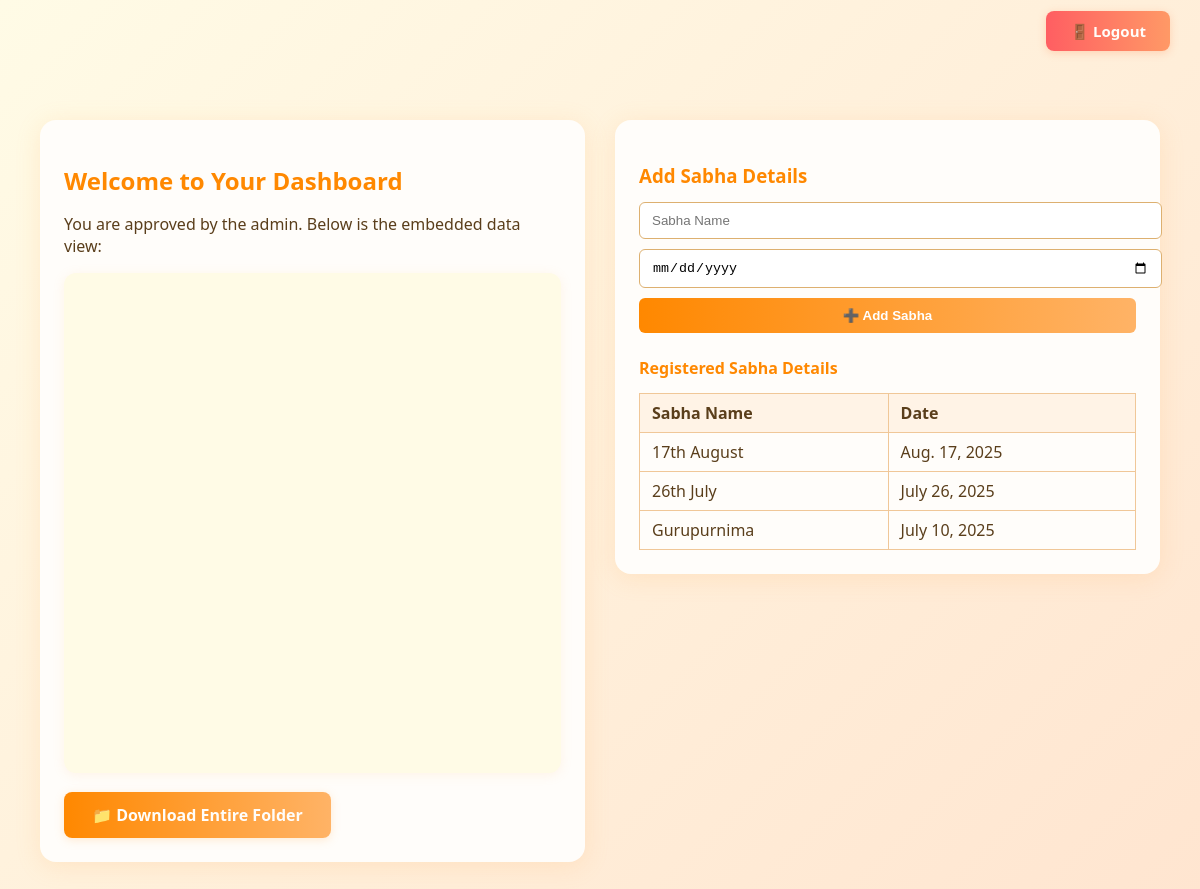
Before: /dashboard/ (signed in) with the older database file.
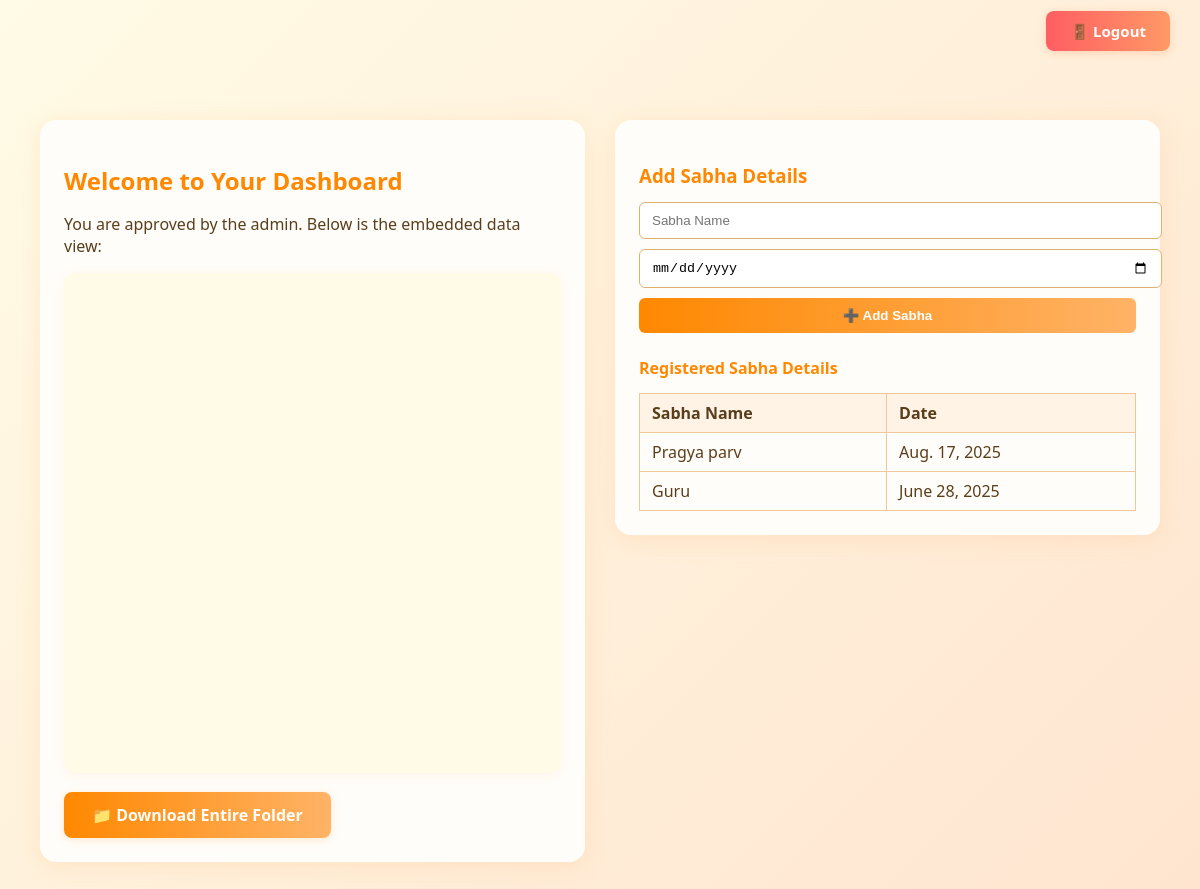
After: the same page with the newer database file.
### core/models.py (models this page shows, shortened)
class DashboardContent(models.Model):
    title = models.CharField(max_length=255, null=True, blank=True)
    raw_drive_folder_url = models.URLField(null=True, blank=True)
    raw_zip_download_url = models.URLField(null=True, blank=True)
    @property
    def grid_view_url(self):
        if self.raw_drive_folder_url and "/folders/" in self.raw_drive_folder_url:
            folder_id = self.raw_drive_folder_url.split("/folders/")[1].split("?")[0]
            return f"https://drive.google.com/embeddedfolderview?id={folder_id}#grid"
        return None
    @property
    def direct_zip_download_url(self):
        if self.raw_zip_download_url:
            if "/file/d/" in self.raw_zip_download_url:
                file_id = self.raw_zip_download_url.split("/file/d/")[1].split("/")[0]
                return f"https://drive.google.com/uc?export=download&id={file_id}"
            elif "id=" in self.raw_zip_download_url:
                file_id = self.raw_zip_download_url.split("id=")[1].split("&")[0]
                return f"https://drive.google.com/uc?export=download&id={file_id}"
        return None

class EventDetail(models.Model):
    user = models.ForeignKey(UserProfile, on_delete=models.CASCADE, related_name='event_details', null=True)
    sabha_name = models.CharField(max_length=255)
    sabha_date = models.DateField()

### core/views.py (the view, shortened to what this page needs)
# urls.py: path('dashboard/', views.dashboard_view, name='dashboard'),
def dashboard_view(request):
    user_id = request.session.get('user_id')
    if not user_id:
        return redirect('login')
    user = UserProfile.objects.get(id=user_id)
    if not user.is_approved:
        return render(request, 'core/waiting_approval.html')
    dashboard_content = DashboardContent.objects.last()
    user_sabhas = EventDetail.objects.filter(user=user).order_by('-sabha_date')
    return render(request, 'core/data_view.html', {
        'dashboard': dashboard_content,
        'sabhas': user_sabhas  # ✅ Template expects 'sabhas'
    })

### core/templates/core/data_view.html (shortened to what this page needs)
<!DOCTYPE html>
<html lang="en">
<head>
</head>
<body>
    <div class="topbar">
        <a href="{% url 'logout' %}" class="logout-btn">🚪 Logout</a>
    </div>
    <div class="main-layout">
        <div class="dashboard-card">
            <h2>Welcome to Your Dashboard</h2>
            <p>You are approved by the admin. Below is the embedded data view:</p>
            {% if dashboard.grid_view_url %}
                <iframe src="{{ dashboard.grid_view_url }}"></iframe>
            {% else %}
                <p class="empty-msg"><i>No folder view available.</i></p>
            {% endif %}
            {% if dashboard.direct_zip_download_url %}
                <a href="{{ dashboard.direct_zip_download_url }}" class="download-btn" target="_blank">
                    📁 Download Entire Folder
                </a>
            {% else %}
                <p class="empty-msg"><i>No download link available.</i></p>
            {% endif %}
        </div>
        <div class="form-card">
            <h3>Add Sabha Details</h3>
            <form method="POST">
                <input type="text" name="sabha_name" placeholder="Sabha Name" required>
                <input type="date" name="sabha_date" required>
                <button type="submit">➕ Add Sabha</button>
            </form>
            <h4>Registered Sabha Details</h4>
            {% if sabhas %}
                <table>
                    <thead>
                        <tr>
                            <th>Sabha Name</th>
                            <th>Date</th>
                        </tr>
                    </thead>
                    <tbody>
                        {% for sabha in sabhas %}
                        <tr>
                            <td>{{ sabha.sabha_name }}</td>
                            <td>{{ sabha.sabha_date }}</td>
                        </tr>
                        {% endfor %}
                    </tbody>
                </table>
            {% else %}
                <p class="empty-msg">No Sabha registered yet.</p>
            {% endif %}
        </div>
    </div>
</body>
</html>

### core/templates/core/data_view.html (style rules this page uses)
body { font-family: 'Segoe UI', Arial, sans-serif; padding: 32px; background: linear-gradient(135deg, #fffbe6 0%, #ffe5d0 100%); color: #5a3e1b; }
.topbar { position: fixed; top: 20px; right: 30px; z-index: 1000; }
.logout-btn { padding: 10px 24px; font-size: 15px; background: linear-gradient(90deg, #ff5e62 0%, #ff9966 100%); color: #fffdfa; border: none; border-radius: 8px; text-decoration: none; font-weight: 600; box-shadow: 0 2px 8px #ff996655; }
.main-layout { display: flex; flex-wrap: wrap; gap: 30px; justify-content: center; align-items: flex-start; margin-top: 80px; }
.dashboard-card, .form-card { flex: 1 1 380px; padding: 24px; background: #fffdfa; border-radius: 16px; box-shadow: 0 4px 24px #ffb36633; }
h2, h3, h4 { color: #ff8800; margin-bottom: 14px; }
iframe { width: 100%; height: 500px; border: none; border-radius: 12px; background: #fffbe6; box-shadow: 0 2px 12px #ffb36622; }
.download-btn { padding: 12px 28px; background: linear-gradient(90deg, #ff8800 0%, #ffb366 100%); color: #fffdfa; border: none; border-radius: 8px; text-decoration: none; font-size: 16px; font-weight: 600; display: inline-block; margin-top: 14px; box-shadow: 0 2px 10px #ffb36644; }
form { display: flex; gap: 10px; flex-direction: column; margin-bottom: 24px; }
input[type="text"], input[type="date"] { padding: 10px 12px; border-radius: 6px; border: 1px solid #ddb070; width: 100%; }
button { background: linear-gradient(90deg, #ff8800 0%, #ffb366 100%); color: #fff; font-weight: bold; border: none; padding: 10px 24px; border-radius: 6px; cursor: pointer; }
table { width: 100%; border-collapse: collapse; }
th, td { padding: 8px 12px; border: 1px solid #f0c798; text-align: left; }
th { background-color: #fff3e6; }

Changed rows visible on the page:
removed EventDetail: sabha_name "17th August", sabha_date "Aug. 17, 2025"
removed EventDetail: sabha_name "26th July", sabha_date "July 26, 2025"
removed EventDetail: sabha_name "Gurupurnima", sabha_date "July 10, 2025"
added EventDetail: sabha_name "Pragya parv", sabha_date "Aug. 17, 2025"
added EventDetail: sabha_name "Guru", sabha_date "June 28, 2025"
